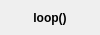
<?xml version="1.0" encoding="UTF-8"?>
<ui version="4.0">
 <class>glowbot_object_loop_arduino</class>
 <widget class="QWidget" name="glowbot_object_loop_arduino">
  <property name="geometry">
   <rect>
    <x>0</x>
    <y>0</y>
    <width>100</width>
    <height>35</height>
   </rect>
  </property>
  <property name="windowTitle">
   <string>Form</string>
  </property>
  <layout class="QHBoxLayout" name="horizontalLayout">
   <property name="spacing">
    <number>5</number>
   </property>
   <property name="margin">
    <number>1</number>
   </property>
   <item>
    <widget class="QLabel" name="label">
     <property name="font">
      <font>
       <weight>75</weight>
       <bold>true</bold>
      </font>
     </property>
     <property name="text">
      <string>loop()</string>
     </property>
     <property name="alignment">
      <set>Qt::AlignCenter</set>
     </property>
    </widget>
   </item>
  </layout>
 </widget>
 <resources/>
 <connections/>
</ui>
